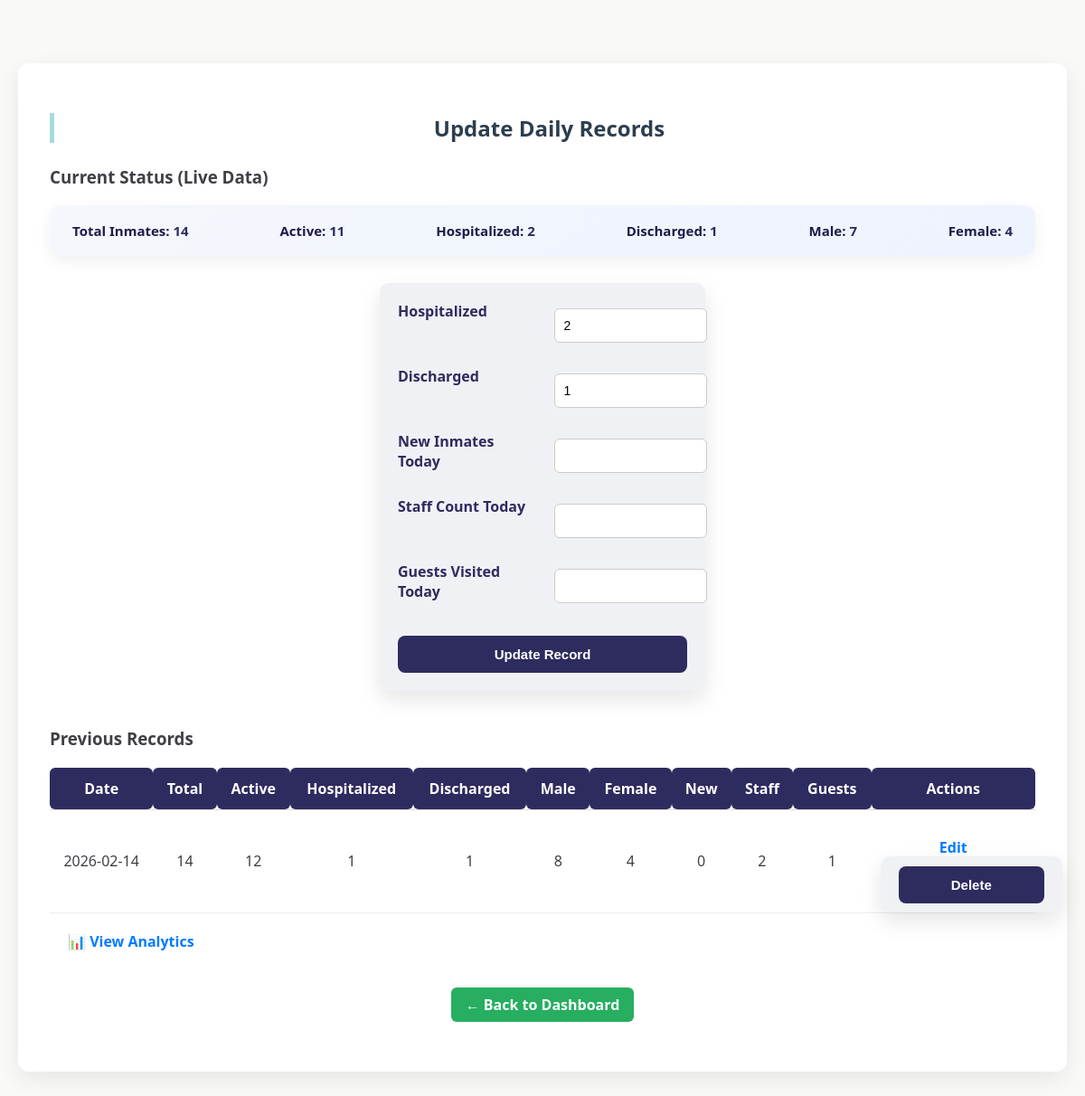
Page /admin/update (signed in) on the earlier database version.
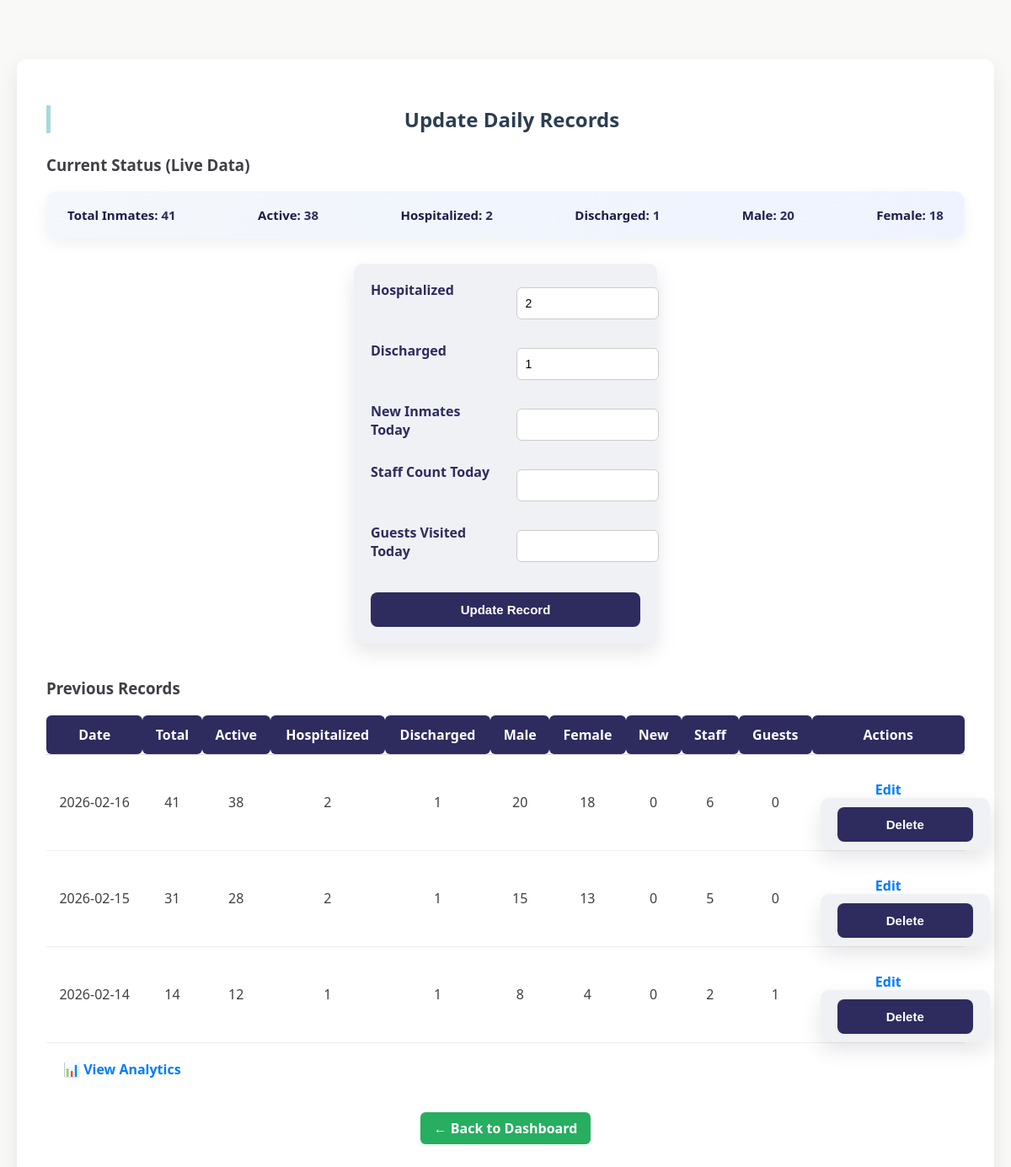
Same page on the later database version.
### tables this page shows
CREATE TABLE daily_records (
        id INTEGER PRIMARY KEY AUTOINCREMENT,
        date TEXT UNIQUE,  -- Added UNIQUE here to support REPLACE logic
        total_inmates INTEGER,
        active_inmates INTEGER,  -- Ensure this is added
        hospitalized INTEGER,
        discharged INTEGER,
        male_inmates INTEGER,
        female_inmates INTEGER,
        new_inmates INTEGER,
        staff_count INTEGER,
        guests_arrived INTEGER
    );

### app.py (the view, shortened to what this page needs)
@app.route('/admin/update', methods=['GET', 'POST'])
def admin_update():
    if 'admin' not in session:
        return redirect('/login')
    db = get_db()
    db.row_factory = sqlite3.Row
    cur = db.cursor()
    cur.execute("SELECT COUNT(*) FROM inmates")
    total = cur.fetchone()[0]
    cur.execute("SELECT COUNT(*) FROM inmates WHERE status='Hospitalized'")
    hospitalized = cur.fetchone()[0]
    cur.execute("SELECT COUNT(*) FROM inmates WHERE status='Discharged'")
    discharged = cur.fetchone()[0]
    active = total - hospitalized - discharged
    cur.execute("SELECT COUNT(*) FROM inmates WHERE gender='Male' AND status='Active'")
    male = cur.fetchone()[0]
    cur.execute("SELECT COUNT(*) FROM inmates WHERE gender='Female' AND status='Active'")
    female = cur.fetchone()[0]
    cur.execute("SELECT * FROM daily_records ORDER BY date DESC LIMIT 7")
    records = [dict(row) for row in cur.fetchall()]
    db.close()
    return render_template(
        'admin_update.html',
        records=records,
        total=total,
        active=active,
        male=male,
        female=female,
        hospitalized=hospitalized,
        discharged=discharged
    )

### app.py (called while the page is built)
def get_db():
    conn = sqlite3.connect(DB)
    conn.row_factory = sqlite3.Row
    return conn

### templates/admin_update.html (shortened to what this page needs)
<!DOCTYPE html>
<html lang="en">
<head>
    <link rel="stylesheet" href="{{ url_for('static', filename='style.css') }}">
</head>
<body>
<div class="update-container">
    <h2>Update Daily Records</h2>
    <h3>Current Status (Live Data)</h3>
    <div class="summary-box">
        <p><strong>Total Inmates:</strong> {{ total }}</p>
        <p><strong>Active:</strong> {{ active }}</p>
        <p><strong>Hospitalized:</strong> {{ hospitalized }}</p>
        <p><strong>Discharged:</strong> {{ discharged }}</p>
        <p><strong>Male:</strong> {{ male }}</p>
        <p><strong>Female:</strong> {{ female }}</p>
    </div>
    <form method="POST" action="/admin/update">
        <label>Hospitalized</label>
        <input type="number" name="hospitalized" value="{{ hospitalized }}" required>
        <label>Discharged</label>
        <input type="number" name="discharged" value="{{ discharged }}" required>
        <label>New Inmates Today</label>
        <input type="number" name="new_inmates" required>
        <label>Staff Count Today</label>
        <input type="number" name="staff_count" required>
        <label>Guests Visited Today</label>
        <input type="number" name="guests_visited" required>
        <button type="submit" class="btn-primary">Update Record</button>
    </form>
    <h3 style="margin-top:40px;">Previous Records</h3>
    <table class="records-table">
        <thead>
            <tr>
                <th>Date</th>
                <th>Total</th>
                <th>Active</th>
                <th>Hospitalized</th>
                <th>Discharged</th>
                <th>Male</th>
                <th>Female</th>
                <th>New</th>
                <th>Staff</th>
                <th>Guests</th>
                <th>Actions</th>
            </tr>
        </thead>
        <tbody>
        {% for r in records %}
            <tr>
                <td>{{ r.date }}</td>
                <td>{{ r.total_inmates }}</td>
                <td>{{ r.active_inmates }}</td>
                <td>{{ r.hospitalized }}</td>
                <td>{{ r.discharged }}</td>
                <td>{{ r.male_inmates }}</td>
                <td>{{ r.female_inmates }}</td>
                <td>{{ r.new_inmates }}</td>
                <td>{{ r.staff_count }}</td>
                <td>{{ r.guests_arrived }}</td>
                <td>
                    <a href="/admin/edit/{{ r.id }}" class="btn-edit">Edit</a>
                    <form action="/admin/delete/{{ r.id }}"
                          method="POST"
                          style="display:inline;"
                          onsubmit="return confirm('Are you sure you want to delete this record?');">
                        <button type="submit" class="btn-delete">Delete</button>
                    </form>
                </td>
            </tr>
        {% endfor %}
        </tbody>
    </table>
    <div style="margin-left:20px;">
        <a href="/admin/analytics" class="btn-analysis">
            📊 View Analytics
        </a>
    </div>
    <div class="admin-actions">
        <a href="/admin" class="back-btn">← Back to Dashboard</a>
    </div>
</div>
</body>
</html>

Differences in the rows shown:
added daily_records: date "2026-02-16", total_inmates "41", active_inmates "38", hospitalized "2", discharged "1", male_inmates "20", female_inmates "18", new_inmates "0", staff_count "6", guests_arrived "0"
added daily_records: date "2026-02-15", total_inmates "31", active_inmates "28", hospitalized "2", discharged "1", male_inmates "15", female_inmates "13", new_inmates "0", staff_count "5", guests_arrived "0"
Other differences:
{{ total }}: "14" → "41"
{{ active }}: "11" → "38"
{{ male }}: "7" → "20"
{{ female }}: "4" → "18"
